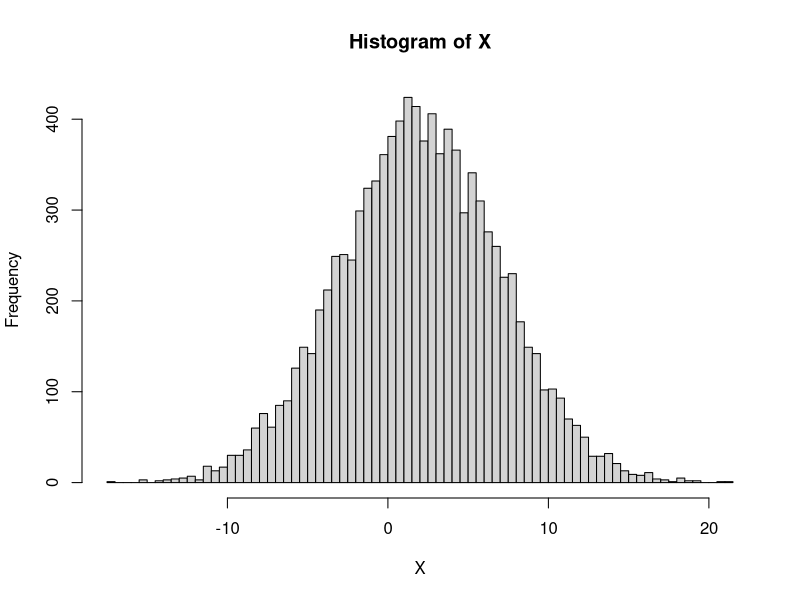
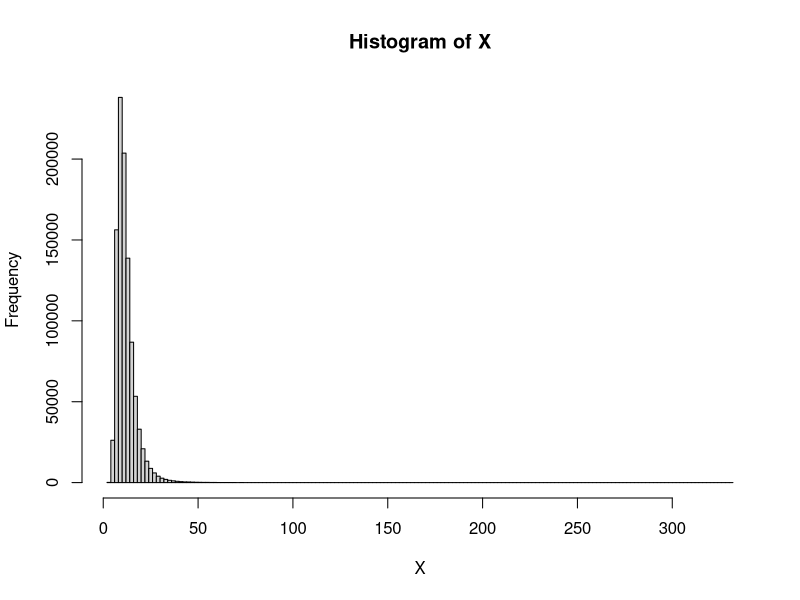

Reproduce these figures in R, in order.
# --------
# Потанин Богдан Станиславович
# Микроэконометрика в R :)
# Урок 1. Метод максимального правдоподобия
# --------

# Отключим scientific notation
options(scipen = 999)

#---------------------------------------------------
# Часть 1. Получение реализаций оценок метода
#          максимального правдоподобия аналитическим
#          и численным методами
#---------------------------------------------------

# Симулируем выборку X = (X1,...,Xn) из 
# нормального распределения N(mu, sigma ^ 2)
set.seed(123)                              # в целях воспроизводимости результатов

n <- 10000                                 # объем выборки: чем он больше, 
# тем выше эффективность ММП оценок
mu <- 2                                    # математическое ожидание
sigma <- 5                                 # стандартное отклонение
X <- rnorm(n = n,                          # симулируем выборку объема n 
           # из нормального распределения
           mean = mu,                      # с математическим ожиданием mu
           sd = sigma)                     # и стандартным отклонением sigma
head(X)                                    # несколько элементов выборки

hist(X, breaks = 100)                      # построим гистограмму

# Рассчитаем значение логарифма функции
# правдоподобия в точке истинных значений
# параметров распределения
X_den <- dnorm(x = X,                      # для каждой из реализаций выборки
               # считаем функцию плотности 
               # нормального распределения
               mean = mu,                  # с математическим ожиданием mu
               sd = sigma)                 # и стандартным отклонением 
head(X_den)
X_den_log <- log(X_den)                    # считаем логарифмы
data.frame("Observations" = X,             # наблюдения
           "Densities" = X_den,            # функция плотности посчитанная по наблюдениям
           "Log Densities" = X_den_log)    # и ее логарифм
lnL_value <- sum(X_den_log)                # получаем логарифм функции правдоподобия
# по результатам сложения значений логарифмов
# функций плотности, рассчитанных по выборке

# Поскольку на практике значения mu и
# sigma нам неизвестны, то их необходимо
# оценить, для чего мы воспользуемся
# методом максимально правдоподобия

# В качестве тренировки перед созданием
# функции правдоподобия напишем функцию, 
# которая будет работать так же, 
# как dnorm()
dn <- function(x, mean = 0, sd = 1)
{
  value <- 1 / (sqrt(2 * pi) * sd) *      # осуществляем расчет по формуле
    exp(-(x - mean) ^ 2 /          # функции плотности нормального
          (2 * sd ^ 2))             # распределения с математическим
  # mean и стандартным отклонением 
  # sd в каждой из точек вектора x
  return(value)
}
# сравним результаты
dnorm(x = 1, mean = 2, sd = 3)            # встроенная функция в одной точке
dn(x = 1, mean = 2, sd = 3)               # наша функция в одной точке
dnorm(x = c(1, 4, 5), mean = 2, sd = 3)   # встроенная функция в нескольких точках
dn(x = c(1, 4, 5), mean = 2, sd = 3)      # наша функция в нескольких точках

# Запрограммируем функцию для расчета 
# логарифма функции правдоподобия 
# нормального распределения 
# при заданной реализации выборки:
lnL <- function (par,                      # вектор параметров нормального распределения
                 X,                        # реализация выборки
                 is_aggregate = TRUE)      # возвращаем сумму вкладов наблюдений в функцию  
  # правдоподобия (TRUE) или по отдельности (FALSE)
{                                         
  mu <- par[1]                             # для удобства создадим отдельные переменные под
  sigma <- par[2]                          # значения оптимизируемых параметров
  
  if(sigma <= 0)                           # проверяем, что оптимизатор
  {                                        # не использует отрицательные значения
    return(NA)                             # для стандартного отклонения и в противном
  }                                        # случае возвращаем пропуск
  
  L_vector <- dnorm(x = X,                 # считаем функцию плотности для реализации 
                    # каждого элемента выборки
                    mean = mu,             # задаем математическое ожидание
                    sd = sigma)            # задаем стандартное отклонение 
  # как корень из дисперсии
  
  lnL_value <- log(L_vector)               # считаем значение логарифма 
  # функции правдоподобия
  
  if(!is_aggregate)                        # возвращаем значение логарифма 
  {                                        # функции правдоподобия при        
    return(lnL_value)                      # заданных значениях параметров
  }
  
  return(sum(lnL_value))                   # возвращаем значения для каждого
  # наблюдения по отдельности
}

# Посчитаем функцию правдоподобия
lnL(par = c(mu, sigma), X = X)             # с использованием истинных значений
# параметров распределения
lnL(par = c(10, 10), X = X)                # в произвольной точке
lnL(par = c(5, 8), X = X,                  # в произвольной точке и вернем
    is_aggregate = FALSE)                  # вклады наблюдений в логарифм 
# функции правдоподобия

# Для начала найдем оценки mu и sigma
# используя аналитическую формулу
mu_MLE_0 <- mean(X)
sigma_MLE_0 <- sqrt(var(X) * (n - 1) / n)  # по умолчанию  функция var() считает 
# скорретированное выборочную дисперсию,
# а ММП оценка параметра 
# sigma совпадает с квадратным корнем из
# не скорректированой

# Теперь воспользуемся методом
# численной оптимизации для того,
# чтобы найти реализации ММП оценок
opt_MLE <- optim(par = c(0, 1),                     # в качестве начальной точки
                 # возьмем параметры стандартного
                 # нормального распределения
                 fn = lnL,                          # максимизируемая функция правдоподобия
                 method = "BFGS",                   # оптимизационный алгоритм
                 hessian = TRUE,                    # возвращаем Гессиан, он нам понадобится
                 control = list(maxit = 10000,      # максимальное количество итераций
                                fnscale = -1,       # ставим -1 чтобы сделать задачу максимизационной
                                reltol = 1e-10),    # условие остановки алгоритма (termination condition)
                 X = X)                             # в конце задаем дополнительный аргумент для функции
# правдоподобия lnL, а именно, выборку
mu_MLE_1 <- opt_MLE$par[1]                          # реализация оценки mu
sigma_MLE_1 <- opt_MLE$par[2]                       # реализация оценки sigma
lnL_value <- opt_MLE$value                          # логарифм функции правдоподобия в точке
# полученных ММП оценок

# Сравним результаты и убедимся, что 
# они практически не различаются
df <- data.frame("Analytical" = c(mu_MLE_0, sigma_MLE_0), 
                 "Numeric" = c(mu_MLE_1, sigma_MLE_1),
                 "Real" = c(mu, sigma))
rownames(df) <- c("mu_MLE", "sigma_MLE")
print(df)

# ЗАДАНИЯ (* - непросто, ** - сложно, *** - брутально)
# 1.1.    Попробуйте найти оценку максимального правдоподобия
#         параметров нормального распределения численно, используя
#         начальную точку mu0 = 1 и sigma0 = 2.
#         Подсказка: измените значение параметра par в optim()
# 1.2.    Измените объем выборки на 5000, а математическое ожидание
#         и дисперсию распределения на 10 и 100 соответственно. Далее,
#         подберите начальную точку mu0 и sigma0, после чего оцените
#         параметры mu и sigma с помощью метода максимального 
#         правдоподобия, используя численную оптимизацию.
# 1.3.    Симулируйте выборки объемом 10000 наблюдений
#         и найдите оценки максимального правдоподобия
#         численным методом для следующих распределений:
#         1)    Экспоненциального с математическим ожиданием 5
#               Подсказка: используйте функции rexp() и dexp()
#         2)    Хи-квадрат с 8 степенями свободы
#               Подсказка: используйте функции rchisq() и dchisq()
#         3)    Стьюдента с 10 степенями свободы
#               Подсказка: используйте функции rt() и dt()
#         4)    Пуассона с параметром lambda = 5
#               Подсказка: используйте функции rpois() и dpois()
#         5)    Логистического распределения, у которого параметры
#               формы (shape) и масштаба (scale) равняются 2 и 5
#               соответственно
#               Подсказка: используйте функции rlogis() и dlogis()
#         6)    Гамма распределения, у которого параметры
#               формы (shape) и масштаба (scale) равняются 2 и 5
#               соответственно
#               Подсказка: используйте функции rgamma() и dgamma()
#         7)    Бета распределения, у которого параметры
#               формы (shape) и масштаба (scale) равняются 2 и 5
#               соответственно
#               Подсказка: используйте функции rbeta() и dbeta()
#         8*)   Двумерного нормального распределения, где маржинальное
#               распределение первой компоненты имеет математическое
#               ожидание 2 и дисперсию 5, а у второй компоненты 
#               математическое ожидание равняется 3 и дисперсия 10, при
#               этом корреляция составляет 0.5
#               Подсказка: используйте пакет mvtnorm и входящие
#                          в него функции rmvnorm() и dmvnorm()
# 1.4.    Пусть t1 и t2 - независимые случайные величины, имеющие 
#         распределение Стьюдента с df1 и df2 степенями свободы
#         соответственно. Также, имеется независимая от них бернулиевская
#         случайная величина V, такая, что P(V = 1) = p. Рассмотрим
#         распределение следующей случайной величины:
#         G = V * (t5 - a) + (1 - V) * (t10 + b).
#         Пусть df1 = 5, df2 = 10, a = 2, b = 3, p = 0.5.
#         1*)   Симулируйте выборку объемом 10000 
#               наблюдений из G
#         2**)  Запрограммируйте функцию плотности G
#         3**)  Оцените параметры df1, df2, a, b и p с 
#               помощью метода максимального правдоподобия
#         Подсказка: сперва найдите функцию распределения G как
#                    функцию от функций плотности t5 и t10, а затем
#                    запрограммируйте функцию плотности G и далее
#                    действуйте по аналогии с предыдущими задачами
# 1.5.    Имеется следующая модель: 
#         yi = b0 + x1i ^ b1 + b2 ^ x2i + ei, где
#         i - индекс наблюдения в выборке (от 1 до 10000)
#         y - зависимая переменная
#         x1, x2 - независимые переменные
#         e - i.i.d случайные ошибки из распределения
#             Стьюдедента с df степенями свободы, которые
#             не зависит от распределения x1 и x2
#         b0, b1, b2, df - оцениваемые параметры.
#         Пусть b0 = 0.5, b1 = 0.75, b2 = 0.9, df = 10:
#         1*)   Симулируйте x1 и x2 из модуля двумерного нормального
#               распределения с нулевым вектором математических ожиданий,
#               единичными дисперсиями и корреляцией 0.5. Затем, симулируйте
#               yi и ei в соответствии с указанным выше процессом генерации
#               данных.
#               Подсказка: используйте функцию rmvnorm()
#         2**)  Оцените параметры b0, b1, b2 и df при помощи 
#               метода максимального правдоподобия

#---------------------------------------------------
# Часть 2. Расчет реализаций оценок ковариационной 
#          матрицы оценок метода максимального 
#          правдоподобия с использование различных 
#          подходов и построение асимптотических
#          доверительных интервалов
#---------------------------------------------------

# Асимптотическое распределение вектора ММП оценок 
# является многомерным нормальным. Чтобы тестировать
# гипотезы об оцениваемых параметрах и строить
# асимптотические доверительные интервалы, необходимо
# оценить параметры данного распределения. Поскольку
# асимптотическое распределение многомерное нормальное, то
# его параметры будут совпадать с асимптотическим математическим 
# ожиданием и асимптотической ковариационной матрицей вектора ММП 
# оценок. Ввиду того, что ММП оценки состоятельны, асимптотическое
# математическое ожидание совпадает с истинным значением
# оцениваемых параметров. Поэтому, остается найти лишь
# состоятельную оценку асимптотической ковариационной 
# матрицы ММП оценок.

library("numDeriv")                                   # подключим библиотеку для
# численного дифференцирования

# Найдем реализацию оценки асимптотической
# ковариационной матрицы, используя:

# 1) аналитическую формулу, опирающуюся 
#    на информацию Фишера (эффективно)
cov_MLE_0 <- matrix(c(sigma_MLE_0 ^ 2 / n, 0,         # осуществляем расчет
                      0, 0.5 * sigma_MLE_0 ^ 2 / n), 
                    ncol = 2)
rownames(cov_MLE_0) <- c("mu_MLE", "sigma_MLE")       # даем имена строкам и
colnames(cov_MLE_0) <- c("mu_MLE", "sigma_MLE")       # столбцам матрицы
print(cov_MLE_0)                                      # смотрим результат

# 2) альтернативную формулу, опирающуюся на
#    матрицу, обратную Гессиану логарифма
#    функции правдоподобия (удобно)
lnL_hessian <- hessian(func = lnL,                    # рассчитываем Гессиан
                       x = c(mu_MLE_1, sigma_MLE_1),  # численным методом
                       X = X)                         # в точке реализации ММП оценок
fisher_est <- (-1) * lnL_hessian                      # получаем реализацию оценки 
# информации Фишера
cov_MLE_1 <- solve(fisher_est)                        # считаем реализацию оценки 
# ковариационной матрицы оценок
rownames(cov_MLE_1) <- c("mu_MLE", "sigma_MLE")       # даем имена строкам и
colnames(cov_MLE_1) <- c("mu_MLE", "sigma_MLE")       # столбцам матрицы
print(cov_MLE_1)                                      # смотрим результат

# 3) бутстрап, позволяющий симулировать выборку
#    из приблизительно такого же распределения,
#    как и у ММП оценок и за счет этого оценить
#    ковариационную матрицу вектора ММП оценок
boot_iter <- 1000                                     # число итераций бутстрапа
boot_est <- data.frame("mu_MLE" = rep(NA, boot_iter), # каждую итерацию складываем оценки
                       "sigma_MLE" = rep(NA,          # в соответствующие строки датафрейма
                                         boot_iter))   
head(boot_est)
for(i in 1:boot_iter)
{
  X_boot <- sample(x = X,                             # из выборки X формируем новую выборку
                   size = n,                          # такого же объема как X, используя выбор
                   replace = TRUE)                    # с возвращением (наблюдения могут повторяться)
  boot_est$mu_MLE[i] <- mean(X_boot)                  # для быстроты считаем оценки аналитически, но
  boot_est$sigma_MLE[i] <- sqrt(var(X_boot)  *        # можно было и численно через optim()
                                  (n - 1) / n)  
}
head(boot_est)
cov_MLE_boot <- cov(boot_est)                         # осуществляем расчет
rownames(cov_MLE_boot) <- c("mu_MLE", "sigma_MLE")    # даем имена строкам и
colnames(cov_MLE_boot) <- c("mu_MLE", "sigma_MLE")    # столбцам матрицы
print(cov_MLE_boot)                                   # смотрим результат

# 4) произведение Якобианов, именуемое как
#    Gradient Outer Product (GOP)
J <- jacobian(func = lnL,                             # рассчитаем Якобиан функции, возвращающей
              x = c(mu_MLE_1, sigma_MLE_1),           # логарифмы вкладов наблюдений в функцию
              X = X, is_aggregate = FALSE)            # правдоподобия
cov_MLE_gop <- solve(t(J) %*% J)                      # осуществляем расчет
rownames(cov_MLE_gop) <- c("mu_MLE", "sigma_MLE")     # даем имена строкам и
colnames(cov_MLE_gop) <- c("mu_MLE", "sigma_MLE")     # столбцам матрицы
print(cov_MLE_gop)                                    # смотрим результат

# 5) Сэндвич - устойчивый к нарушению допущения
#    о распределении элементов выборки, используется
#    в методе квази максимального правдоподобия.
H <- lnL_hessian                                      # H - хлеб
# J - масло
cov_MLE_sandwich <- solve(H) %*%                      # сэндвич
  t(J) %*% J %*%
  solve(H)   

rownames(cov_MLE_sandwich) <- c("mu_MLE",             # даем имена 
                                "sigma_MLE")          # строкам и
colnames(cov_MLE_sandwich) <- c("mu_MLE",             # столбцам матрицы
                                "sigma_MLE")        
print(cov_MLE_sandwich)                               # смотрим результат

# 6) истинные значения
cov_MLE_true <- matrix(c(sigma ^ 2 / n, 0,            # осуществляем расчет
                         0, 0.5 * sigma ^ 2 / n), 
                       ncol=2)
rownames(cov_MLE_true) <- c("mu_MLE", "sigma_MLE")    # даем имена строкам и
colnames(cov_MLE_true) <- c("mu_MLE", "sigma_MLE")    # столбцам матрицы
print(cov_MLE_true)                                   # смотрим результат

# Сравним полученные результаты
df <- data.frame("Analytical" = diag(cov_MLE_0), 
                 "Numeric" = diag(cov_MLE_1),
                 "Bootstrap" = diag(cov_MLE_boot),
                 "GOP" = diag(cov_MLE_gop),
                 "Sandwich" = diag(cov_MLE_sandwich),
                 "Real" = diag(cov_MLE_true))
rownames(df) <- c("As.Var(mu_MLE)", "As.Var(sigma_MLE)")
print(df)

# Используя полученные оценки построим 95%
# асимптотический доверительный интервал (АДИ) для mu,
# применяя любую из рассчитанных ранее оценок 
# ковариационных матриц
conf <- 0.95                     # указываем уровень доверия
alpha <- 1 - conf
q_L_1 <- mu_MLE_1 -              # считаем левую границу АДИ используя 
  qnorm(1 - alpha / 2) *  # квантиль стандартного
  # нормального распределения и          
  sqrt(cov_MLE_1[1, 1])   # корень из оценки асимптотической
# дисперсии ММП оценки mu
q_R_1 <- mu_MLE_1 +              # считаем правую границу АДИ используя 
  qnorm(1 - alpha / 2) *  # квантиль стандартного
  # нормального распределения и          
  sqrt(cov_MLE_1[1, 1])   # корень из оценки асимптотической
# дисперсии ММП оценки mu
c(q_L_1, q_R_1)                  # смотрим полученный АДИ

# Построим бутстрапированный 95% 
# доверительный интервал для mu
conf <- 0.95                                      # указываем уровень доверия
alpha <- 1 - conf
q_L_2 <- quantile(boot_est$mu_MLE,                # берем (100 * (alpha / 2))% самых
                  alpha / 2)                      # маленьких реализаций оценок my
q_R_2 <- quantile(boot_est$mu_MLE, 1 - alpha / 2) # берем (100 * (alpha / 2))% самых
# больших реализаций оценок my
c(q_L_2, q_R_2)

# Сравним результаты получения доверительных
# интервалов классическим способом и при
# помощи бутстрапа
df1 <- data.frame("Classic" = c(q_L_1, q_R_1),
                 "Bootstrap" = c(q_L_2, q_R_2))
rownames(df1) <- c("Left", "Right")
print(df1)

# Используя дельта метод построим 90%
# асимптотический доверительный интервал
# для mu ^ 3
conf <- 0.9                                       # указываем уровень доверия
alpha <- 1 - conf
mu_3_est <- mu_MLE_1 ^ 3                          # оценка асимптотического математического
# ожидания ММП оценки (mu ^ 3)
mu_3_asvar_est <- (3 * mu_MLE_1 ^ 2) ^ 2 *        # оценка асимптотической дисперсии
  cov_MLE_1[1, 1]                 # ММП оценки (mu ^ 3)
q_L_3 <- mu_3_est -             
  qnorm(1 - alpha / 2) *
  sqrt(mu_3_asvar_est)
q_R_3 <- mu_3_est +             
  qnorm(1 - alpha / 2) *
  sqrt(mu_3_asvar_est)
c(q_L_3, q_R_3)

# Построим бутстрапированный 90% 
# доверительный интервал для mu ^ 3
# при помощи бутстрапа
conf <- 0.9                                           # указываем уровень доверия
alpha <- 1 - conf
q_L_4 <- quantile(boot_est$mu_MLE ^ 3,                # берем (100 * (alpha / 2))% самых
                  alpha / 2)                          # маленьких реализаций оценок my
q_R_4 <- quantile(boot_est$mu_MLE ^ 3, 1 - alpha / 2) # берем (100 * (alpha / 2))% самых
c(q_L_4, q_R_4)
# больших реализаций оценок my
# Сравним результаты получения доверительных
# интервалов классическим способом и при
# помощи бутстрапа
df2 <- data.frame("Classic" = c(q_L_3, q_R_3),
                 "Bootstrap" = c(q_L_4, q_R_4))
rownames(df2) <- c("Left", "Right")
print(df2)

# ЗАДАНИЯ (* - непросто, ** - сложно, *** - брутально)
# 2.1.    Посчитайте ковариационную матрицу при помощи бутстрапа 
#         используя 10, 100 и 500 итераций. Сравните полученные 
#         результаты и определите, какой из них ближе всего к истине
# 2.2.    Постройте 90% асимптотический доверительный интервал для
#         1)     параметра sigma
#         2*)    функции 2 * (sigma ^ 0.5) от параметра sigma
#         3**)   функции mu / sigma от параметров mu и sigma
# 2.3.    Продолжите задание 1.3, рассчитав для каждого из оцененных
#         параметров распределения:
#         1)     Все рассмотренные выше виды оценок асимптотической
#                ковариационной матрицы ММП оценок
#         2)     90% асимптотической доверительный интервал
#         3*)    Для распределений с несколькими параметрами постройте
#                99% асимптотический доверительный интервал для их суммы
#         4*)    Для распределений с несколькими параметрами постройте
#                99% асимптотический доверительный интервал для их произведения
#         5*)    Для вероятности того, что первое наблюдение в выборке X1
#                превысит истинное математическое ожидание E(X1) более, чем на
#                одно стандартное отклонение Var(X1) ^ 0.5
#                Подсказка: обратите внимание, что данная вероятность будет
#                           некоторой функцией от оцениваемых параметров
# 2.4.    Продолжите задание 1.4. и найдите:
#         1*)    Асимптотическую оценку ковариационной матрицы ММП оценок
#                всеми рассмотренными в данном разделе способами
#         2**)   95% асимптотический доверительный интервал для вероятности
#                того, что G превысит E(G) более, чем на 10%.
# 2.5.    Продолжите задание 1.5. и найдите:
#         1*)    Оценку ковариационной матрицы ММП оценок всеми рассмотренными
#                в данном разделе способами
#         2*)    Асимптотический 95% доверительный интервал для b1 + b2
#         3**)   Асимптотический 95% доверительный интервал для 
#                предельного эффекта x1 на E(y|x1, x2) при x1 = 2 и x2 = 3
#         4**)   Асимптотический 95% доверительный интервал для 
#                предельного эффекта x2 на E(y|x1, x2) при x1 = 2 и x2 = 3
#         5**)   Асимптотический 95% доверительный интервал для 
#                отношения предельных эффектов, посчитанных в предыдущих пунктах

#---------------------------------------------------
# Часть 3. Тестирование гипотез о параметрах 
#          с использованием оценок максимального
#          правдоподобия
#---------------------------------------------------

# Пример №1
# H0: mu = 1.88
mu_H0 <- 1.88                                    # тестируем гипотезу о равенстве mu
# данному значению
z <- (mu_MLE_1 - mu_H0) / sqrt(cov_MLE_1[1, 1])  # рассчитываем значение тестовой статистики
# используя любую из ранее посчитанных оценок
# асимптотических ковариационных матриц
p_value <- 2 * min(pnorm(z), 1 - pnorm(z))       # вычисляем p-value
print(p_value)

# Пример №2
# H0: (sigma ^ 0.5) * exp(mu) = 15

# Создадим функцию:
# g(mu, sigma) = (sigma ^ 0.5) * exp(mu)
g <- function(x)          
{
  mu <- x[1]                                     # достаем параметры
  sigma <- x[2]                                  # из вектора параметров
  
  value <- (sigma ^ 0.5) * exp(mu)               # считаем значение функции
  
  return(value)                                  # возвращаем посчитанный результат
}

# Вычислим градиент данной функции в точке
# реализаций ММП оценок
g_grad_est <- grad(func = g,                     # найдем градиент численно, но
                   x = c(mu_MLE_1, sigma_MLE_1)) # можно было бы и аналитически

# Воспользуемся дельта методом и свойством
# инвариантности для нахождения ММП оценки g
# и оценки ее асимптотической ковариационной
# матрицы
g_MLE_est <- g(c(mu_MLE_1, sigma_MLE_1))                 # ММП оценка g
g_cov_est <- t(g_grad_est) %*% cov_MLE_1 %*% g_grad_est  # оценка асимптотической 
# дисперсии ММП оценки g  

# Осуществим проверку гипотезы
g_H0 <- 15                                 # тестируем гипотезу о равенстве
# g(mu, sigma) данному значению
z <- (g_MLE_est - g_H0) / sqrt(g_cov_est)  # считаем тестовую статистику
p_value <- 2 * min(pnorm(z), 1 - pnorm(z)) # вычисляем p-value

# При помощи тестов LR, Wald и LM можно
# тестировать гипотезы следующего вида:
# H0: C(x) = q, где:
# x - вектор параметров модели: в нашем 
#     случае mu и sigma
# С(x) - вектор столбец, содержащий по строкам
#        функции от параметров модели x
# Q - вектор столбец, содержащий по строкам
#     ограничения на функций из C(x)
# r - число ограничений, совпадающее с числом строк
#     векторов столбцов C(x) и q
# Если речь идет лишь о линейных ограничениях,
# то нулевую гипотезу можно записать в виде
# H0: Rx = Q, где R это матрица с числом столбцов,
# равным числу оцениваемых параметров x
# Статистики T данных тестов имеют (в асимптотике) 
# хи-квадрат распределение, с числом степеней свободы,
# совпадающим с числом ограничений r:
# T|H0 ~ Chi2(r)
# В результате нулевая гипотеза отвергается
# на уровне значимости alpha, если:
# T > (квантиль уровня (1 - alpha) распределения Chi2(r))

# Пример №3
# H0: 3 * mu - 0.6 = sigma,
# Данную гипотезу можно переписать как:
# H0: Xi ~ N(theta, (3 * theta - 0.6) ^ 2),
# где Xi - произвольное наблюдение

# Запрограммируем функцию правдоподобия, 
# учитывающую соответствующее ограничение
lnL_R <- function(theta, X)
{
  L_vector <- dnorm(x = X,  
                    mean = theta,                   # учитываем ограничения, наложенные
                    sd = 3 * theta - 0.6)           # на параметры распределения
  
  lnL_value <- sum(log(L_vector))          
  
  return(lnL_value)                      
}
# Оценим модель при ограничении
opt_MLE_R <- optim(par = 2,                         # начальная точка
                   fn = lnL_R,                      # максимизируемая функция правдоподобия
                   # с заданным ограничением
                   method = "BFGS",                 # оптимизационный алгоритм
                   control = list(maxit = 1000,     # максимальное количество итераций
                                  fnscale = -1,       # ставим -1 чтобы сделать задачу максимизационной
                                  reltol = 1e-10),    # условие остановки алгоритма (termination condition)
                   X = X)                           # в конце задаем дополнительный аргумент для функции
# Посмотрим на полученные по результатам
# оптимизации оценки
theta_MLE <- opt_MLE_R$par                          # ММП оценка theta
mu_MLE_R <- theta_MLE                               # ММП оценка mu при заданном ограничении
sigma_MLE_R <- 3 * theta_MLE - 0.6                  # ММП оценка sigma при заданном ограничении
lnL_R_value <- opt_MLE_R$value                      # функция правдоподоюия ограниченной модели

# 1) LR тест
# Статистика:
# 2 * (lnL_F - lnL_R), где:
# lnL_F - логарифм правдоподобия 
#         полной модели
# lnL_R - логарифм правдоподобия 
#         модели с ограничениями
LR <- 2 * (lnL_value - lnL_R_value)                 # рассчитываем статистику теста
p_value_LR <- 1 - pchisq(q = LR, df = 1)            # считаем p-value
# Преимущество: очень легко считается статистика
# Недостаток:   нужно оценить и полную и
#               ограниченную модели

# Воспользуемся тестом Вальда
# Статистика в случае линейных гипотез: 
# W = (Rx-q)' * (Rx * As.Cov(x) * Rx') ^ (-1) * (Rx - q), где
# при линейных ограничениях C(x) можно заменить на Rx
R <- matrix(c(3, -1), nrow = 1)                     # матрица и вектор столбец, содержащие
q <- matrix(c(0.6), ncol = 1)                       # информацию о накладываемых линейных ограничениях
# R*x=q, где x это параметры модели
x_est <- matrix(c(mu_MLE_1, sigma_MLE_1),           # вектор столбец оценок
                ncol = 1)
W <- t(R %*% x_est - q) %*%                         # вычисляем тестовую статистику
  solve(R %*% cov_MLE_1 %*% t(R)) %*% 
  (R %*% x_est - q)
p_value_W <- 1 - pchisq(q = W, df = 1)              # считаем p-value
# Преимущество: не нужно оценивать
#               ограниченную модель
# Недостаток:   нужно оценить полную модель

# Применим тест Лагранжа
# Статистика: 
# LM = grad(lnL)' * hess(lnL) * grad(lnL)
# lnL - логарифм функции правдоподобия полной
#       модели, посчитанный при ММП оценках,
#       полученных из ограниченной модели
x_est_R <- c(mu_MLE_R, sigma_MLE_R)
lnL_grad_R <- matrix(grad(func = lnL,        # используем полную функцию правдоподобия но
                          # с использованием оценок, полученных по ограниченной
                          x = x_est_R,
                          X = X), 
                     ncol = 1)
lnL_fisher_R <- -hessian(func = lnL,         # оцениваем информацию Фишера
                         x = x_est_R,       # как умноженный на минус
                         X = X)             # единицу Гессиан
LM <- t(lnL_grad_R) %*% solve(lnL_fisher_R) %*% lnL_grad_R
p_value_LM <- 1 - pchisq(q = LM, df = 1)
# Преимущество: не нужно оценивать полную модель, но необходимо
#               запрограммировать ее функцию правдоподобия
# Недостаток:   нужно оценить ограниченную модель,
#               но обычно это гораздо проще, чем полную

# ЗАДАНИЯ (* - непросто, ** - сложно, *** - брутально)
# 3.1.    Протестируйте гипотезы:
#         1) H0: sigma = 6                 используя обычный метод
#         2) H0: sigma / (mu + sigma) = 1  используя дельта метод
#         3) H0: 0.2 * sigma + 2 = mu      используя LM, LR и Wald тесты
#         4*) H0: sigma / (mu + sigma) = 1 используя LM, LR и Wald тесты
#         5*) H0: 0.2 * sigma + 2 = mu     используя дельта метод
# 3.2.    Протестируйте гипотезы используя
#         тесты LM, LR и Wald:
#         1*)    H0: mu = 1
#                    sigma = 6
#         2*)    H0: mu + sigma = 10
#                    mu - sigma = 5
# 3.3.    Продолжите задание 1.3, для каждого из пунктов или для
#         указанного случая :
#         1)    Для каждого из параметров распределения в отдельности
#               проверьте гипотезу о том, что на он на 10% превышает
#               истинное значение оцениваемого параметра: например,
#               если lambda = 10, то проверьте H0: lambda = 11.
#         2)    Для распределений с двумя параметрами проверьте гипотезу
#               о том, что первый из них в два раза больше второго
#         3*)   Для двумерного нормального распределения из 8) 
#               проверьте гипотезу о независимости
#         4**)  Для двумерного нормального распределения из 8) 
#               проверьте гипотезу о том, что вероятность того, 
#               что первая из его компонент окажется больше второй,
#               равняется 0.5
#         5**)  Для двумерного нормального распределения из 8) проверьте
#               гипотезу о том, что его компоненты независимы и одинаково распределены
# 3.4.    Продолжите задание 1.4. и проверьте гипотезу о том, что:
#         1*)    H0: df1 = df2
#         2**)   H0: df1 = df2
#                    p = 0.3
#         3**)   H0: a + b = 0
#                    p * df2 = 6
# 3.5.    Продолжите задание 1.5. и протестируйте гипотезу о том, что:
#         1*)    H0: b1 = 0
#         2*)    H0: b1 = b2
#         3*)    Предельный эффект x1 на E(y|x1, x2) при x1 = 2 и x2 = 3 равен 0
#         4*)    Предельный эффект x2 на E(y|x1, x2) при x1 = 2 и x2 = 3 равен 0
#         5**)   Предельный эффект x1 и x2 на E(y|x1, x2) при x1 = 2 и x2 = 3 равны 0


#---------------------------------------------------
# Часть 4. Метод квази максимального правдоподобия,
#          устойчивый к ошибкам спецификации модели
#---------------------------------------------------

# Метод квази максимального правдоподобия позволяет
# получить состоятельные оценки параметров распределения, наиболее
# близкого к настоящему в терминах критерия Кульбака — Лейблера 

# Симулируем выборку из нецентрированного 
# распределению Стьюдента
set.seed(123)                              # в целях воспроизводимости

n <- 1000000                               # объем выборки: чем он больше, 
# тем выше эффективность оценок квази
# максимального правдоподобия
df <- 5                                    # математическое ожидание
ncp <- 10                                  # дисперсия
X <- rt(n = n,                             # симулируем выборку объема n 
        # из распределения стьюдента
        df = df,                   # со степенями свободы df
        ncp = ncp)                 # и параметром отклонения от центра ncp

hist(X, breaks = 150)                      # графическая визуализация

# Рассчитаем реализацию оценки квази 
# максимального правдоподобия аналитически,
# используя функцию правдоподобия,
# включающую функцию плотности
# нормального распределения, а не
# центрированного Стьюдента
mean_QMLE <- mean(X)                       # для быстроты воспользуемся
sd_QMLE <- sqrt(var(X) * (n - 1) / n)      # аналитическим методом расчета

# Возникает вопрос - оценки чего мы
# получили, если настоящее распределение
# одно, а мы оценивали при допущении
# о том, что оно другое. Мы получили оценки
# параметров такого нормального распределения,
# которое является наиболее близким к настоящему
# распределению, то есть к нецентрированному
# распределению Стьюдента, по критерию
# минимизации расстояния Кульбака — Лейблера

# Расстояние Кульбака — Лейблера
# в данном случае считается как:
# E(log(f_0(Xi)) - log(f_1(Xi))), где
# Xi - произвольный элемент выборки, который
#      имеет распределение с функцией
#      плотности f_0
# f_0 - функция плотности Xi
# f_1 - функция плотности, используемая
#       при максимизации функции
#       квази максимального правдоподобия
#       с фиксированными параметрами

# Запрограммируем функцию для расчета
# расстояние Кульбака — Лейблера между
# нормальными распределением и нецентрированным
# распределением Стьюдента при фиксированных параметрах
KLIC <- function(par_norm,         # параметры нормального распределения
                 X,                # выборка из нецентрированного
                 # распределения Стьюдента
                 mean_ln_dt_X)     # среднее значение логарифма функции
  # плотности нецентрированного распределения
  # Стьюдента по значениям из выборки X
  
{
  # Воспользуемся ЗБЧ :)
  norm_ln_den <- dnorm(X, mean = par_norm[1],
                       sd = par_norm[2], 
                       log = TRUE)            # сразу считаем логарифм
  
  value <- mean_ln_dt_X - mean(norm_ln_den)   # рассчитываем значение критерия
  
  return(value)
}

# Подготовимся к минимизации KLIC,
# создав выборку и посчитав
# E(log(f_0(Xi))) заранее, поскольку
# они не зависят от минимизируемых
# параметров, входяхих в f_1
set.seed(123)
X <- rt(1000000, df, ncp)                  # выборка из нецентрированного
mean_ln_dt_X <- mean(dt(X, df, ncp, TRUE)) # распределения Стьюдента
# и рассчитанный по ней средний
# логарифм функции плотности

# Минимизируем KLIC по параметрам нормального распределения
# при фиксированных на истинных значениях параметрах
# центрированного распределения Стьюдента
KLIC_opt <- optim(fn = KLIC, par = c(mean_QMLE * 0.7, # возьмем достаточно
                                     sd_QMLE * 0.7),  # отдаленные от истины точки
                  method = "BFGS",
                  control = list("maxit" = 10000,
                                 "reltol" = sqrt(.Machine$double.eps)),
                  X = X[1:100000],
                  mean_ln_dt_X = mean_ln_dt_X)

# Вывод: метод квази максимального правдоподобия
# дает состоятельные оценки параметров используемого
# для построения функции квази максимального правдоподобия
# распределения, которые (параметры) минимизируют KLIC
d <- data.frame("QMLE_max" = c(mean_QMLE, sd_QMLE), 
                "KLIC_min" = KLIC_opt$par)
rownames(d) <- c("mean", "sd")
print(d)

# ЗАДАНИЯ (* - непросто, ** - сложно, *** - брутально)
# 3.1*.   Повторите данный эксперимент используя логистическое
#         распределение вместо центрированного распределения Стьюдента
# 3.2**.  Повторите данный эксперимент используя логистическое
#         распределение с двумя параметрами вместо нормального распределения
# 3.3***. Повторите данный эксперимент с любыми двумя двумерными распределениями